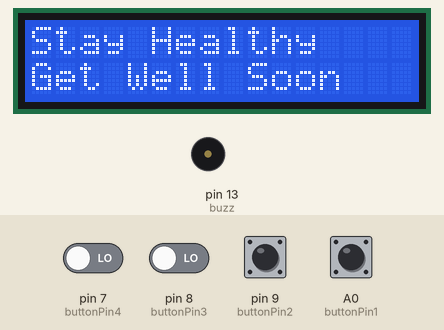
Bench run of a sketch on a simulated Arduino Uno, built with avr-gcc and run on an emulated ATmega328P. On the bench: 16×2 character LCD, buzzer (waves = sounding, pin HIGH). Inputs (shaded band) come from the test bench; at power-on: A0 (buttonPin1), pin 7 (buttonPin4), pin 8 (buttonPin3), pin 9 (buttonPin2) LOW. The local clock reads 2024-03-15 10:24:30 at power-on unless the sketch sets it; EEPROM starts erased; what the sketch prints to the serial monitor is not drawn.

Above: at 1.2 s.
At 10.8 s:
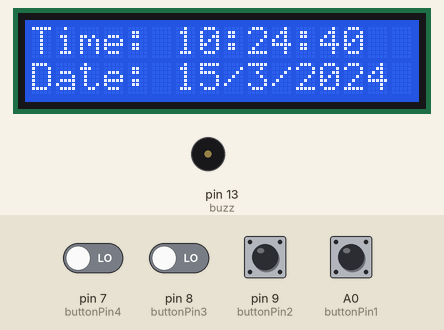
10.9 s: A0 (buttonPin1) pulled HIGH for 0.65 s
At 12.3 s:
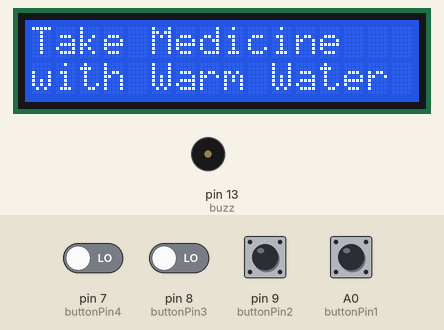
13.0 s: pin 7 (buttonPin4) driven HIGH and pin 8 (buttonPin3) driven HIGH
16.1 s: pin 9 (buttonPin2) pulled HIGH for 1 s
At 17.8 s:
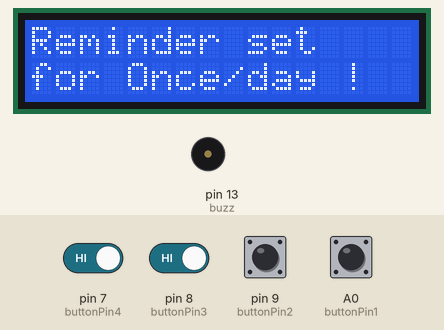
Timing chart, 0 to 19.3 s (numbered marks = the images above; inputs shaded):
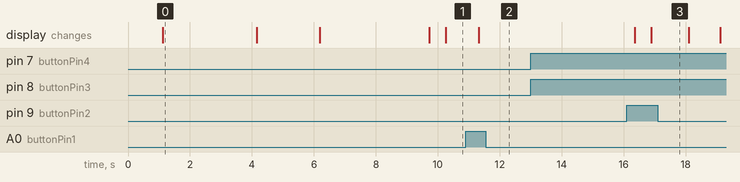

The sketch:

pr__1_.ino
```cpp
#include <LiquidCrystal.h>
#include <LiquidCrystal_I2C.h>
#include <Wire.h>
#include <RTClib.h>
#include <EEPROM.h>
#include <DS3231.h>

RTC_DS3231 rtc;
// DS3232RTC myRTC;

const int rs = 12, en = 11, d4 = 6, d5 = 5, d6 = 4, d7 = 3;                 // lcd pins
LiquidCrystal_I2C lcd(0x27, 16, 2); // set the LCD address to 0x27 for a 16 chars and 2 line display


int buzz = 13;
int addr=17;

const int buttonPin1 = A0;
const int buttonPin2 = 9;
const int buttonPin3 = 8;
const int buttonPin4 = 7; // the pin that the pushbutton is attached to
int val2 = 0;
int val3=0;
int pushVal;
int bS1 = 0;         // current state of the button
int lBS1 = 0;     // previous state of the button


int bS2 = 0;         // current state of the button
int lBS2 = 0;

int bS3 = 0;         // current state of the button
int lBS3 = 0;

int bS4 = 0;         // current state of the button
int lBS4 = 0;

// configure the pins to the right mode
int buzz8amHH = 07;          //    HH - hours         ##Set these for reminder time in 24hr Format
int buzz8amMM = 30;          //    MM - Minute
int buzz8amSS = 00;          //    SS - Seconds

int buzz2pmHH = 14;          //    HH - hours
int buzz2pmMM = 00;          //    MM - Minute
int buzz2pmSS = 00;          //    SS - Seconds

int buzz8pmHH = 17;          //    HH - hours
int buzz8pmMM = 25;          //    MM - Minute
int buzz8pmSS = 00;          //    SS - Seconds


int nowHr, nowMin, nowSec;

void gwsMessege(){               // print get well soon messege
    lcd.clear();
    // lcd.backlight();
    lcd.setCursor(0, 0);
    lcd.print("Stay Healthy");     // Give some cheers
    lcd.setCursor(0, 1);
    lcd.print("Get Well Soon");// wish
}

void helpScreen() {              // function to display 1st screen in LCD
    lcd.clear();
    lcd.setCursor(0, 0);
    lcd.print("Press Buttons");
    lcd.setCursor(0, 1);
    lcd.print("for Reminder...!");
 }

void timeScreen() {              // function to display Date and time in LCD screen
  DateTime now = rtc.now();             // take rtc time and print in display
    //lcd.clear();
    lcd.setCursor(0, 0);
    lcd.clear();
    lcd.print("Time:");
    lcd.setCursor(6, 0);
    lcd.print(nowHr = now.hour(), DEC);
    lcd.print(":");
    lcd.print(nowMin = now.minute(), DEC);
    lcd.print(":");
    lcd.print(nowSec = now.second(), DEC);
    lcd.setCursor(0, 1);
    lcd.print("Date: ");
    lcd.print(now.day(), DEC);
    lcd.print("/");
    lcd.print(now.month(), DEC);
    lcd.print("/");
    lcd.print(now.year(), DEC);
    delay(500);
}

void setup()
{
Wire.begin();
  //rtc.adjust(DateTime(F(__DATE__), F(__TIME__)));            // uncomment this to set the current time and then comment in next upload when u set the time
  //rtc.adjust(DateTime(2019, 10, 12, 15, 50, 30));                // manual time set
  rtc.begin();
  lcd.begin(16, 2);
  //lcd.clear();
  lcd.backlight();
  lcd.setCursor(0, 0);
  lcd.print("Welcome To Our");                                      // print a messege at startup
  lcd.setCursor(0, 1);
  lcd.print("Medicine Reminder");
  delay(1000);
  gwsMessege();
  delay(3000);
  helpScreen();
  delay(2000);
  timeScreen();
  delay(3000);
  lcd.clear();

  pinMode(buttonPin1, INPUT);
  pinMode(buttonPin2, INPUT);
  pinMode(buttonPin3, INPUT);
  pinMode(buttonPin4, INPUT);
  pinMode(buzz, OUTPUT);
  Serial.begin(9600);
}

void ValSet(){
  Serial.println(EEPROM.read(addr));
  val2 = EEPROM.read(addr);                         // read previosuly saved value of push button to start from where it was left previously
  switch (val2) {
    case 1:
      lcd.clear();
    lcd.setCursor(0, 0);
    lcd.print("Reminder set ");
    lcd.setCursor(0, 1);
    lcd.print("for Once/day !");
      pushVal = 1;
      delay(500);
      break;
    case 2:
      lcd.clear();
    lcd.setCursor(0, 0);
    lcd.print("Reminder set ");
    lcd.setCursor(0, 1);
    lcd.print("for Twice/day !");
      pushVal = 2;
      delay(500);
      break;
    case 3:
      lcd.clear();
    lcd.setCursor(0, 0);
    lcd.print("Reminder set ");
    lcd.setCursor(0, 1);
    lcd.print("for Thrice/day !");
      pushVal = 3;
      delay(500);
      break;
  }
}

// the main loop will constantly check to see if the button has been pressed
// if it has, a counter is incremented, and then some action can be taken
void loop()
{                                         //call to set thrice/day
    if (pushVal == 1) {                                // if push button 1 pressed then remind at 8am
    at8am();                                           //function to start uzzing at 8am
  }
  else if (pushVal == 2) {                             // if push button 2 pressed then remind at 8am and 8pm
    at8am();
    at8pm();                                           //function to start uzzing at 8mm
  }
  else if (pushVal == 3) {                             // if push button 3 pressed then remind at 8am and 8pm
    at8am();
    at2pm();                                            //function to start uzzing at 8mm
    at8pm();
  }
  // read the state of the button
  bS1 = digitalRead(buttonPin1);
  bS2 = digitalRead(buttonPin2);
  bS3 = digitalRead(buttonPin3);
  bS4 = digitalRead(buttonPin4);

  // check to see if it different than the last time we checked


if (bS2 != lBS2) {
    // either the button was just pressed or just released
    if (bS2 == HIGH) {
      // it was just pressed
      Serial.println("n02");
      EEPROM.write(17,1);
      push1();
      delay(1000);
    }
  }
  lBS2 = bS2;


if (bS3 != lBS3) {
    // either the button was just pressed or just released
    if (bS3 == HIGH) {
      // it was just pressed
      Serial.println("no3");
      EEPROM.write(17,2);
      push2();
      delay(1000);
    }
  }
  lBS3 = bS3;


if (bS4 != lBS4) {
    // either the button was just pressed or just released
    if (bS4 == HIGH) {
      // it was just pressed
      Serial.println("no4");
      EEPROM.write(17,3);
      push3();
      delay(1000);
    }
  }
  lBS4 = bS4;

if (bS1 != lBS1) {
    // either the button was just pressed or just released
    if (bS1 == HIGH) {
      val3=EEPROM.read(addr);
      EEPROM.write(17,0);
      digitalWrite(buzz, LOW);
      pinstop();
      EEPROM.write(17,val3);
    }
  }
  lBS1 = bS1;

  timeScreen();
  ValSet();
}
void push1() {                   // function to set reminder once/day                                           //save the state of push button-1
    lcd.clear();
    lcd.setCursor(0, 0);
    lcd.print("Reminder set ");
    lcd.setCursor(0, 1);
    lcd.print("for Once/day !");
    delay(1200);
    lcd.clear();
  }

void push2() {                      //function to set reminder twice/day
    lcd.clear();
    lcd.setCursor(0, 0);
    lcd.print("Reminder set ");
    lcd.setCursor(0, 1);
    lcd.print("for Twice/day !");
    delay(1200);
    lcd.clear();
  }

void push3() {                    //function to set reminder thrice/day
    lcd.clear();
    lcd.setCursor(0, 0);
    lcd.print("Reminder set ");
    lcd.setCursor(0, 1);
    lcd.print("for Thrice/day !");
    delay(1200);
    lcd.clear();
  }

void pinstop(){                   //function to stop buzzing when user pushes stop push button
    lcd.clear();
    lcd.setCursor(0, 0);
    lcd.print("Take Medicine  ");
    lcd.setCursor(0, 1);
    lcd.print("with Warm Water");
    delay(5000);
    lcd.clear();
  }
void at8am() {                      // function to start buzzing at 8am
  DateTime t = rtc.now();
  if (int(t.hour()) == buzz8amHH && int(t.minute()) == buzz8amMM  && (int(t.second()) == buzz8amSS || int(t.second()) < buzz8amSS+10)) {
        /////////////////////////////////////////////////////
        digitalWrite(buzz,HIGH);
        lcd.clear();
        lcd.setCursor(0, 0);
        lcd.print("Time to take ");
        lcd.setCursor(0, 1);
        lcd.print("Morning medicines.");
        delay(5000);

        /////////////////////////////////////////////////////
      }
  digitalWrite(buzz,LOW);
}

void at2pm() {                          // function to start buzzing at 2pm
  DateTime t = rtc.now();
  if (int(t.hour()) == buzz2pmHH && int(t.minute()) == buzz2pmMM  && (int(t.second()) == buzz2pmSS || int(t.second()) < buzz2pmSS+10)) {
        /////////////////////////////////////////////////////
        digitalWrite(buzz,HIGH);
        lcd.clear();
        lcd.setCursor(0, 0);
        lcd.print("Time to take ");
        lcd.setCursor(0, 1);
        lcd.print("Afternoon medicines.");
        delay(5000);

        /////////////////////////////////////////////////////
      }
  digitalWrite(buzz,LOW);
}

void at8pm() {                           // function to start buzzing at 8pm
DateTime t = rtc.now();
  if (int(t.hour()) == buzz8pmHH && int(t.minute()) == buzz8pmMM  && (int(t.second()) == buzz8pmSS || int(t.second()) < buzz8pmSS+10)) {
        /////////////////////////////////////////////////////
        digitalWrite(buzz,HIGH);
        lcd.clear();
        lcd.setCursor(0, 0);
        lcd.print("Time to take ");
        lcd.setCursor(0, 1);
        lcd.print("Night medicines.");
        delay(5000);

        /////////////////////////////////////////////////////
      }
  digitalWrite(buzz,LOW);
}
```

Measured:
- after the input at 10.9 s, the display: changes after 0.42 s (image 2)
- after the input at 13.0 s, every drawn part: stays the same
- after the input at 16.1 s, the display: first differs from a run without the input after 0.79 s (image 3)
- what the display in image 0 shows lasts 3.1 s, from 1.1 s to 4.2 s
